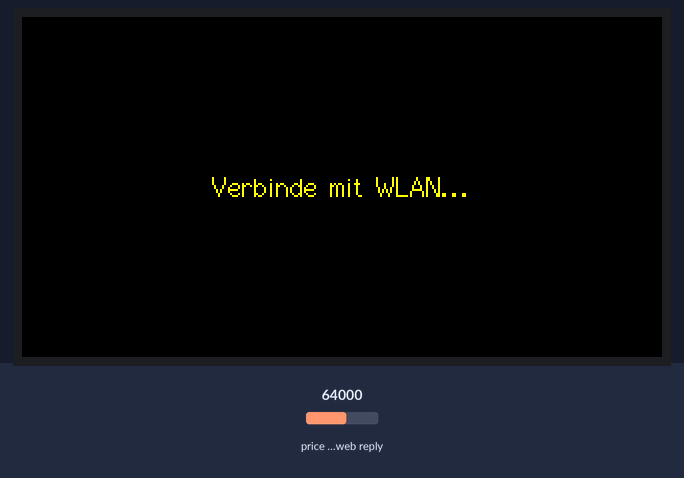
A program run on a simulated ESP32-S3. On the bench: 320×170 colour display. The inputs (shaded band) are chosen by the test bench; at power-on: price in the web reply 64000. WiFi joins after 1.5 s; servers stay silent unless stated; web services answer with replies made up by the test bench; what the program prints to the serial monitor is not drawn.

Above: at 0.6 s.
At 2.6 s:
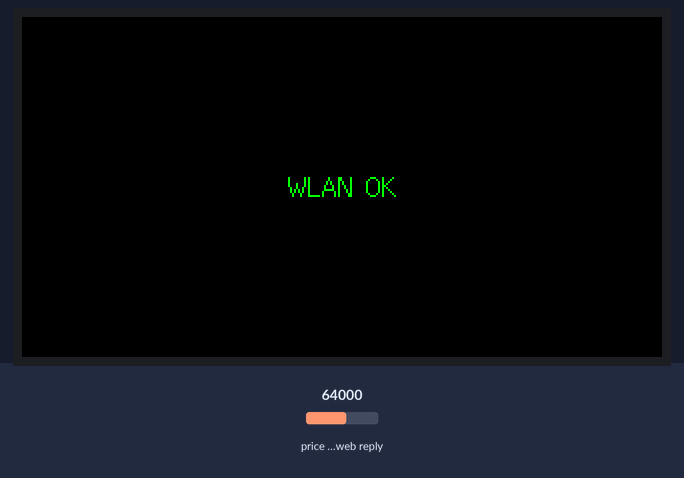
At 3.8 s:
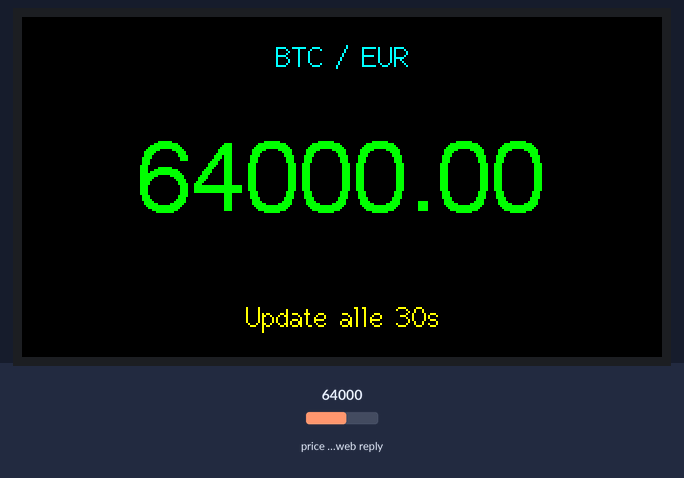

Measured:
- what the display in image 0 shows lasts 2.1 s, from 0.5 s to 2.6 s
- what the display in image 1 shows lasts 0.8 s, from 2.6 s to 3.4 s

The program:

main.cpp
```cpp
#include <Arduino.h>
#include <WiFi.h>
#include <HTTPClient.h>
#include <ArduinoJson.h>
#include <LovyanGFX.hpp>
#include "wifi_config.h"

// ---------------------------------------------------------
// Display-Konfiguration für LilyGO T-Display-S3 (ST7789, 170x320, 8-bit Parallel)
// Basierend auf offizieller LovyanGFX Panel-Definition für dieses Panel.
// ---------------------------------------------------------

class LGFX : public lgfx::LGFX_Device
{
  // Panel-Typ
  lgfx::Panel_ST7789 _panel_instance;
  // 8-Bit Parallel-Bus
  lgfx::Bus_Parallel8 _bus_instance;
  // Backlight per PWM
  lgfx::Light_PWM _light_instance;

public:
  LGFX(void)
  {
    { // Bus-Konfiguration
      auto cfg = _bus_instance.config();

      // Achtung: i2s_port wird in aktuellen LovyanGFX-Versionen nicht mehr genutzt.
      // Also NICHT setzen (sonst Compile-Fehler).

      cfg.freq_write = 20000000;  // max. 20 MHz
      cfg.pin_wr     = 8;         // WR
      cfg.pin_rd     = 9;         // RD
      cfg.pin_rs     = 7;         // D/C

      cfg.pin_d0     = 39;
      cfg.pin_d1     = 40;
      cfg.pin_d2     = 41;
      cfg.pin_d3     = 42;
      cfg.pin_d4     = 45;
      cfg.pin_d5     = 46;
      cfg.pin_d6     = 47;
      cfg.pin_d7     = 48;

      _bus_instance.config(cfg);
      _panel_instance.setBus(&_bus_instance);
    }

    { // Panel-Konfiguration
      auto cfg = _panel_instance.config();

      cfg.pin_cs      = 6;     // CS
      cfg.pin_rst     = 5;     // RST
      cfg.pin_busy    = -1;    // kein BUSY

      cfg.panel_width  = 170;
      cfg.panel_height = 320;
      cfg.offset_x     = 35;   // wie im T-Display-S3-Setup
      cfg.offset_y     = 0;
      cfg.offset_rotation  = 0;

      cfg.dummy_read_pixel = 8;
      cfg.dummy_read_bits  = 1;

      cfg.readable     = true;
      cfg.invert       = true;
      cfg.rgb_order    = false;
      cfg.dlen_16bit   = false;
      cfg.bus_shared   = false;

      _panel_instance.config(cfg);
    }

    { // Backlight
      auto cfg = _light_instance.config();
      cfg.pin_bl      = 38;    // Backlight-Pin
      cfg.invert      = false;
      cfg.freq        = 44100;
      cfg.pwm_channel = 7;

      _light_instance.config(cfg);
      _panel_instance.setLight(&_light_instance);
    }

    setPanel(&_panel_instance);
  }
};

static LGFX display;

// ---------------------------------------------------------
// BTC-Logik
// ---------------------------------------------------------

// API: einfacher Endpunkt für BTC/EUR
static const char *BTC_API_URL =
    "https://api.coingecko.com/api/v3/simple/price?ids=bitcoin&vs_currencies=eur";

constexpr uint32_t FETCH_INTERVAL_MS      = 30 * 1000;
constexpr uint32_t WIFI_CONNECT_TIMEOUT_MS = 15 * 1000;
constexpr uint32_t WIFI_RETRY_DELAY_MS     = 1000;

uint32_t lastFetchMs = 0;
float    lastPrice   = 0.0f;

// Vorwärtsdeklarationen
void showStatus(const char *msg, uint16_t color = TFT_WHITE);
void showError(const char *msg);
void showPrice(float price);
bool  connectWiFi();
bool  fetchBtcPrice(float &outPrice);

// ---------------------------------------------------------
// Setup
// ---------------------------------------------------------

void setup()
{
  Serial.begin(115200);
  ::delay(200);

  // Display initialisieren
  display.init();
  display.setRotation(1);  // Querformat (170 x 320 -> 320 breit, 170 hoch)
  display.setBrightness(255);
  display.fillScreen(TFT_BLACK);

  showStatus("BTC Ticker startet...", TFT_CYAN);

  // WiFi verbinden
  if (!connectWiFi()) {
    showError("WLAN fehlgeschlagen");
    return;
  }

  showStatus("Hole BTC/EUR-Preis...", TFT_YELLOW);

  float price = 0.0f;
  if (fetchBtcPrice(price)) {
    lastPrice   = price;
    lastFetchMs = ::millis();
    showPrice(price);
  } else {
    showError("HTTP-Fehler");
  }
}

// ---------------------------------------------------------
// Loop
// ---------------------------------------------------------

void loop()
{
  uint32_t now = ::millis();

  if (now - lastFetchMs >= FETCH_INTERVAL_MS) {
    lastFetchMs = now;

    if (WiFi.status() != WL_CONNECTED) {
      showStatus("Verbinde WLAN...", TFT_ORANGE);
      if (!connectWiFi()) {
        showError("WLAN down");
        return;
      }
    }

    float price = 0.0f;
    if (fetchBtcPrice(price)) {
      lastPrice = price;
      showPrice(price);
    } else {
      showError("API Fehler");
    }
  }

  // kleines Delay, damit die CPU nicht komplett durchdreht
  ::delay(50);
}

// ---------------------------------------------------------
// WiFi & HTTP
// ---------------------------------------------------------

bool connectWiFi()
{
  WiFi.mode(WIFI_STA);
  WiFi.begin(WIFI_SSID, WIFI_PASSWORD);

  showStatus("Verbinde mit WLAN...", TFT_YELLOW);
  Serial.print("Connecting to WiFi: ");
  Serial.println(WIFI_SSID);

  uint32_t start = ::millis();
  while (WiFi.status() != WL_CONNECTED &&
         (::millis() - start) < WIFI_CONNECT_TIMEOUT_MS) {
    ::delay(WIFI_RETRY_DELAY_MS);
    Serial.print(".");
  }
  Serial.println();

  if (WiFi.status() == WL_CONNECTED) {
    Serial.print("WiFi OK, IP: ");
    Serial.println(WiFi.localIP());
    showStatus("WLAN OK", TFT_GREEN);
    ::delay(800);
    return true;
  }

  Serial.println("WiFi connect FAILED");
  return false;
}

bool fetchBtcPrice(float &outPrice)
{
  if (WiFi.status() != WL_CONNECTED) {
    Serial.println("fetchBtcPrice: kein WLAN");
    return false;
  }

  HTTPClient http;
  http.begin(BTC_API_URL);
  int httpCode = http.GET();

  if (httpCode != HTTP_CODE_OK) {
    Serial.print("HTTP Fehler: ");
    Serial.println(httpCode);
    http.end();
    return false;
  }

  String payload = http.getString();
  http.end();

  // JSON: { "bitcoin": { "eur": 12345.67 } }
  StaticJsonDocument<256> doc;
  DeserializationError err = deserializeJson(doc, payload);
  if (err) {
    Serial.print("JSON Fehler: ");
    Serial.println(err.c_str());
    return false;
  }

  if (!doc.containsKey("bitcoin") ||
      !doc["bitcoin"].as<JsonObject>().containsKey("eur")) {
    Serial.println("JSON: Feld bitcoin.eur fehlt");
    return false;
  }

  outPrice = doc["bitcoin"]["eur"].as<float>();
  Serial.print("BTC/EUR: ");
  Serial.println(outPrice);
  return true;
}

// ---------------------------------------------------------
// Anzeige-Funktionen
// ---------------------------------------------------------

void showStatus(const char *msg, uint16_t color)
{
  display.fillScreen(TFT_BLACK);
  display.setTextDatum(textdatum_t::middle_center);

  display.setTextColor(color, TFT_BLACK);
  display.setFont(&lgfx::v1::fonts::Font2);

  int16_t cx = display.width() / 2;
  int16_t cy = display.height() / 2;

  display.drawString(msg, cx, cy);
}

void showError(const char *msg)
{
  Serial.print("Anzeige-Fehler: ");
  Serial.println(msg);

  display.fillScreen(TFT_BLACK);
  display.setTextDatum(textdatum_t::middle_center);

  display.setTextColor(TFT_RED, TFT_BLACK);
  display.setFont(&lgfx::v1::fonts::Font4);

  int16_t cx = display.width() / 2;
  int16_t cy = display.height() / 2 - 10;
  display.drawString("FEHLER", cx, cy);

  display.setFont(&lgfx::v1::fonts::Font2);
  display.setTextColor(TFT_WHITE, TFT_BLACK);
  display.drawString(msg, cx, cy + 20);
}

void showPrice(float price)
{
  display.fillScreen(TFT_BLACK);

  display.setTextDatum(textdatum_t::middle_center);

  // Status-Text oben
  display.setFont(&lgfx::v1::fonts::Font2);
  display.setTextColor(TFT_CYAN, TFT_BLACK);
  display.drawString("BTC / EUR", display.width() / 2, 20);

  // Preis groß in der Mitte
  display.setFont(&lgfx::v1::fonts::Font6);
  display.setTextColor(TFT_GREEN, TFT_BLACK);

  char buf[32];
  snprintf(buf, sizeof(buf), "%.2f", price);

  display.drawString(buf, display.width() / 2, display.height() / 2);

  // Kleine Info unten
  display.setFont(&lgfx::v1::fonts::Font2);
  display.setTextColor(TFT_YELLOW, TFT_BLACK);
  display.drawString("Update alle 30s", display.width() / 2, display.height() - 20);
}
```

wifi_config.h
```cpp
#pragma once

// WLAN Zugangsdaten (Platzhalter).
const char* WIFI_SSID = "Hauptzentrale";
const char* WIFI_PASSWORD = "Eigen$1549";
```
